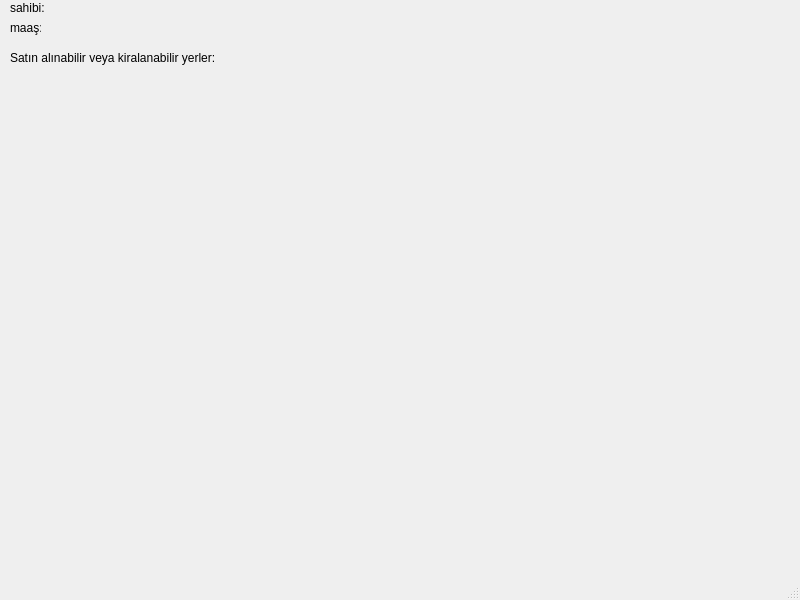
<?xml version="1.0" encoding="UTF-8"?>
<ui version="4.0">
 <class>MainWindow</class>
 <widget class="QMainWindow" name="MainWindow">
  <property name="geometry">
   <rect>
    <x>0</x>
    <y>0</y>
    <width>800</width>
    <height>600</height>
   </rect>
  </property>
  <property name="windowTitle">
   <string>MainWindow</string>
  </property>
  <widget class="QWidget" name="centralwidget">
   <widget class="QLabel" name="daily_salary">
    <property name="geometry">
     <rect>
      <x>50</x>
      <y>20</y>
      <width>49</width>
      <height>16</height>
     </rect>
    </property>
    <property name="text">
     <string/>
    </property>
   </widget>
   <widget class="QLabel" name="business_owner">
    <property name="geometry">
     <rect>
      <x>50</x>
      <y>0</y>
      <width>81</width>
      <height>16</height>
     </rect>
    </property>
    <property name="text">
     <string/>
    </property>
   </widget>
   <widget class="QLabel" name="label_3">
    <property name="geometry">
     <rect>
      <x>10</x>
      <y>20</y>
      <width>31</width>
      <height>16</height>
     </rect>
    </property>
    <property name="text">
     <string>maaş:</string>
    </property>
   </widget>
   <widget class="QLabel" name="label">
    <property name="geometry">
     <rect>
      <x>10</x>
      <y>0</y>
      <width>49</width>
      <height>16</height>
     </rect>
    </property>
    <property name="text">
     <string>sahibi:</string>
    </property>
   </widget>
   <widget class="QLabel" name="label_2">
    <property name="geometry">
     <rect>
      <x>10</x>
      <y>50</y>
      <width>211</width>
      <height>16</height>
     </rect>
    </property>
    <property name="text">
     <string>Satın alınabilir veya kiralanabilir yerler:</string>
    </property>
   </widget>
  </widget>
  <widget class="QMenuBar" name="menubar">
   <property name="geometry">
    <rect>
     <x>0</x>
     <y>0</y>
     <width>800</width>
     <height>21</height>
    </rect>
   </property>
  </widget>
  <widget class="QStatusBar" name="statusbar"/>
 </widget>
 <resources/>
 <connections/>
</ui>
